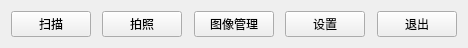
<?xml version="1.0" encoding="UTF-8"?>
<ui version="4.0">
 <class>MainmenuBtnsWidget</class>
 <widget class="QWidget" name="MainmenuBtnsWidget">
  <property name="geometry">
   <rect>
    <x>0</x>
    <y>0</y>
    <width>468</width>
    <height>44</height>
   </rect>
  </property>
  <property name="sizePolicy">
   <sizepolicy hsizetype="Expanding" vsizetype="Expanding">
    <horstretch>0</horstretch>
    <verstretch>0</verstretch>
   </sizepolicy>
  </property>
  <property name="windowTitle">
   <string>Form</string>
  </property>
  <layout class="QVBoxLayout" name="verticalLayout">
   <item>
    <layout class="QHBoxLayout" name="horizontalLayout">
     <item>
      <widget class="QPushButton" name="scanPBtn">
       <property name="sizePolicy">
        <sizepolicy hsizetype="MinimumExpanding" vsizetype="MinimumExpanding">
         <horstretch>0</horstretch>
         <verstretch>0</verstretch>
        </sizepolicy>
       </property>
       <property name="text">
        <string>扫描</string>
       </property>
      </widget>
     </item>
     <item>
      <spacer name="horizontalSpacer_3">
       <property name="orientation">
        <enum>Qt::Horizontal</enum>
       </property>
       <property name="sizeHint" stdset="0">
        <size>
         <width>40</width>
         <height>20</height>
        </size>
       </property>
      </spacer>
     </item>
     <item>
      <widget class="QPushButton" name="photoPBtn">
       <property name="sizePolicy">
        <sizepolicy hsizetype="MinimumExpanding" vsizetype="MinimumExpanding">
         <horstretch>0</horstretch>
         <verstretch>0</verstretch>
        </sizepolicy>
       </property>
       <property name="text">
        <string>拍照</string>
       </property>
      </widget>
     </item>
     <item>
      <spacer name="horizontalSpacer_4">
       <property name="orientation">
        <enum>Qt::Horizontal</enum>
       </property>
       <property name="sizeHint" stdset="0">
        <size>
         <width>40</width>
         <height>20</height>
        </size>
       </property>
      </spacer>
     </item>
     <item>
      <widget class="QPushButton" name="imgManagePBtn">
       <property name="sizePolicy">
        <sizepolicy hsizetype="MinimumExpanding" vsizetype="MinimumExpanding">
         <horstretch>0</horstretch>
         <verstretch>0</verstretch>
        </sizepolicy>
       </property>
       <property name="text">
        <string>图像管理</string>
       </property>
      </widget>
     </item>
     <item>
      <spacer name="horizontalSpacer_5">
       <property name="orientation">
        <enum>Qt::Horizontal</enum>
       </property>
       <property name="sizeHint" stdset="0">
        <size>
         <width>40</width>
         <height>20</height>
        </size>
       </property>
      </spacer>
     </item>
     <item>
      <widget class="QPushButton" name="settingsPBtn">
       <property name="sizePolicy">
        <sizepolicy hsizetype="MinimumExpanding" vsizetype="MinimumExpanding">
         <horstretch>0</horstretch>
         <verstretch>0</verstretch>
        </sizepolicy>
       </property>
       <property name="text">
        <string>设置</string>
       </property>
      </widget>
     </item>
     <item>
      <spacer name="horizontalSpacer_6">
       <property name="orientation">
        <enum>Qt::Horizontal</enum>
       </property>
       <property name="sizeHint" stdset="0">
        <size>
         <width>40</width>
         <height>20</height>
        </size>
       </property>
      </spacer>
     </item>
     <item>
      <widget class="QPushButton" name="exitPBtn">
       <property name="sizePolicy">
        <sizepolicy hsizetype="MinimumExpanding" vsizetype="MinimumExpanding">
         <horstretch>0</horstretch>
         <verstretch>0</verstretch>
        </sizepolicy>
       </property>
       <property name="text">
        <string>退出</string>
       </property>
      </widget>
     </item>
    </layout>
   </item>
  </layout>
 </widget>
 <resources/>
 <connections/>
</ui>
